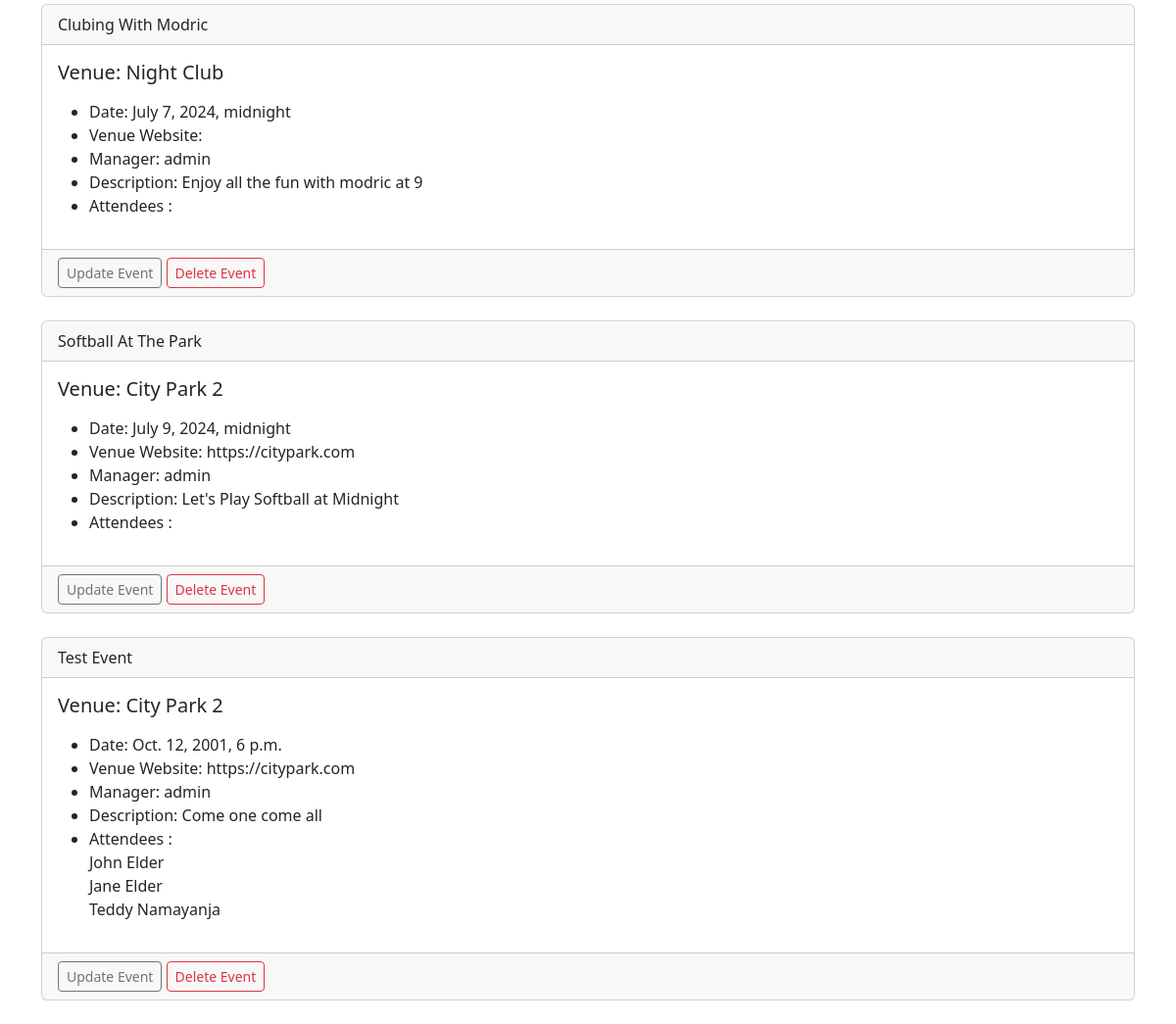
Page /events/ (lower part) on the earlier database version.
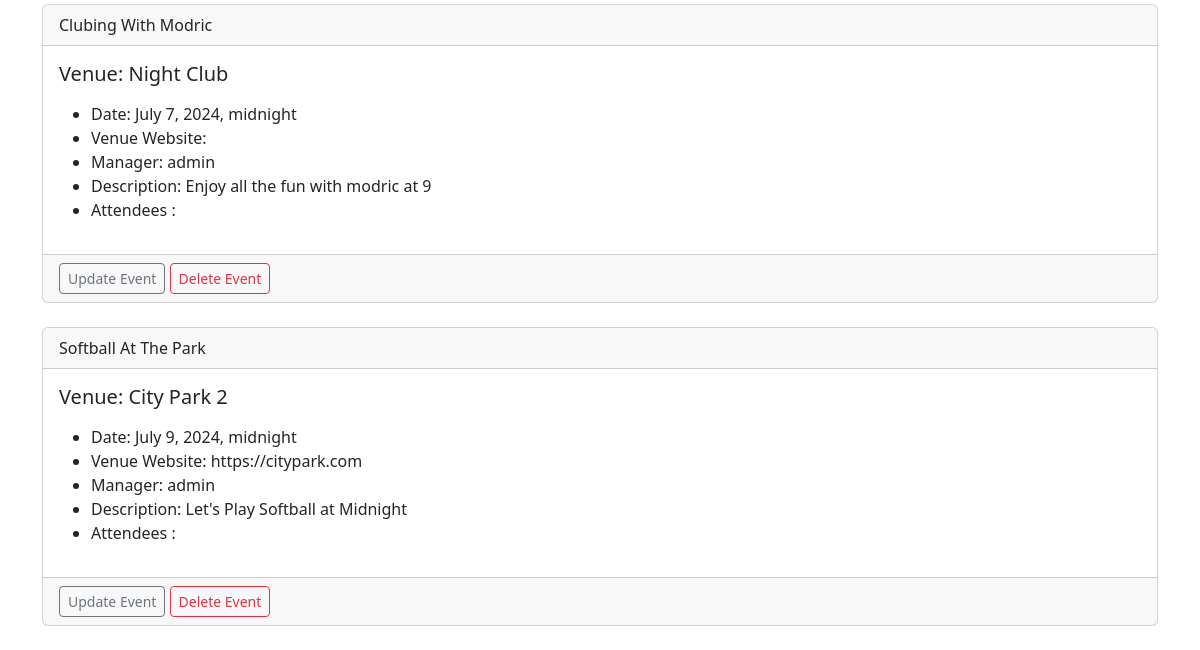
Same page on the later database version.
### events/models.py (models this page shows)
class Event(models.Model):
    name = models.CharField(max_length=120)
    event_date = models.DateTimeField()
    venue = models.ForeignKey(Venue, blank=True, null=True, on_delete=models.CASCADE)
    manager = models.ForeignKey(User, blank=True, null=True, on_delete=models.SET_NULL)
    description = models.TextField(blank=True)
    attendees = models.ManyToManyField(MyClubUser, blank=True)
    def __str__(self):
        return self.name

class Venue(models.Model):
    name = models.CharField(max_length=120)
    address = models.CharField(max_length=300)
    zip_code =  models.CharField(max_length=15, blank=True)
    phone = models.CharField(max_length=15, blank=True)
    web = models.URLField(blank=True)
    email_address = models.EmailField(blank=True)
    def __str__(self):
        return self.name

class MyClubUser(models.Model):
    first_name = models.CharField(max_length=30)
    last_name = models.CharField(max_length=30)
    email = models.EmailField()
    def __str__(self):
        return self.first_name + " " +self.last_name

### events/views.py (the view)
# urls.py: path('events/', views.all_events, name='list-events'),
def all_events(request):
    event_list = Event.objects.all().order_by('name')
    return render(request, 'events/event_list.html', {'event_list':event_list})

### events/templates/events/event_list.html (shortened to what this page needs)
{% extends 'events/base.html' %}
{% block content %}
    <br>
        {% for event in event_list %}
        <div class="card">
            <div class="card-header">
                {{ event }}
            </div>
            <div class="card-body">
              <h5 class="card-title">Venue: {{ event.venue }}</h5>
              <p class="card-text">
                <ul>
                    <li>Date: {{ event.event_date }}</li>
                    <li>Venue Website: {{ event.venue.web }}</li>
                    <li>Manager: {{ event.manager }}</li>
                    <li>Description: {{ event.description }}</li>
                    <li>Attendees : <br>
                    {% for user in event.attendees.all  %}
                    {{ user }} <br>
                    {% endfor %}
                </li>
                </ul>
              </p>
            </div>
            <div class="card-footer text-muted">
                <a href="{% url 'update-event' event.id %}"
                class="btn btn-outline-secondary btn-sm">Update Event</a>
                <a href="{% url 'delete-event' event.id %}"
                class="btn btn-outline-danger btn-sm">Delete Event</a>
            </div>
          </div>
          <br>
        {% endfor %}
{% endblock %}

Differences in the rows shown:
removed Event: name "Test Event", venue "City Park 2", event_date "Oct. 12, 2001, 6 p.m.", venue.web "https://citypark.com", manager "admin", description "Come one come all"
no longer on this page (row unchanged): MyClubUser: first_name+last_name "John Elder"
no longer on this page (row unchanged): MyClubUser: first_name+last_name "Jane Elder"
no longer on this page (row unchanged): MyClubUser: first_name+last_name "Teddy Namayanja"
